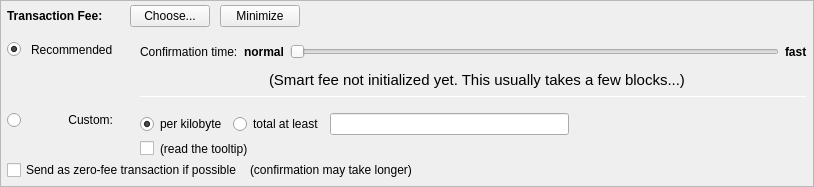
         <widget class="QFrame" name="frameFee">
          <property name="sizePolicy">
           <sizepolicy hsizetype="Expanding" vsizetype="Expanding">
            <horstretch>0</horstretch>
            <verstretch>0</verstretch>
           </sizepolicy>
          </property>
          <property name="maximumSize">
           <size>
            <width>16777215</width>
            <height>16777215</height>
           </size>
          </property>
          <property name="frameShape">
           <enum>QFrame::StyledPanel</enum>
          </property>
          <property name="frameShadow">
           <enum>QFrame::Sunken</enum>
          </property>
          <layout class="QVBoxLayout" name="verticalLayoutFee1">
           <property name="spacing">
            <number>0</number>
           </property>
           <property name="leftMargin">
            <number>0</number>
           </property>
           <property name="topMargin">
            <number>0</number>
           </property>
           <property name="rightMargin">
            <number>0</number>
           </property>
           <property name="bottomMargin">
            <number>0</number>
           </property>
           <item>
            <layout class="QVBoxLayout" name="verticalLayoutFee2" stretch="0,0,0">
             <property name="spacing">
              <number>0</number>
             </property>
             <property name="leftMargin">
              <number>6</number>
             </property>
             <property name="topMargin">
              <number>0</number>
             </property>
             <property name="rightMargin">
              <number>6</number>
             </property>
             <item>
              <layout class="QHBoxLayout" name="horizontalLayoutFee1">
               <property name="bottomMargin">
                <number>0</number>
               </property>
               <item>
                <layout class="QVBoxLayout" name="verticalLayoutFee7">
                 <property name="spacing">
                  <number>0</number>
                 </property>
                 <item>
                  <spacer name="verticalSpacerSmartFee">
                   <property name="orientation">
                    <enum>Qt::Vertical</enum>
                   </property>
                   <property name="sizeType">
                    <enum>QSizePolicy::Fixed</enum>
                   </property>
                   <property name="sizeHint" stdset="0">
                    <size>
                     <width>1</width>
                     <height>4</height>
                    </size>
                   </property>
                  </spacer>
                 </item>
                 <item>
                  <layout class="QHBoxLayout" name="horizontalLayoutSmartFee">
                   <property name="spacing">
                    <number>10</number>
                   </property>
                   <item>
                    <widget class="QLabel" name="labelFeeHeadline">
                     <property name="sizePolicy">
                      <sizepolicy hsizetype="Preferred" vsizetype="Maximum">
                       <horstretch>0</horstretch>
                       <verstretch>0</verstretch>
                      </sizepolicy>
                     </property>
                     <property name="font">
                      <font>
                       <weight>75</weight>
                       <bold>true</bold>
                      </font>
                     </property>
                     <property name="styleSheet">
                      <string notr="true">font-weight:bold;</string>
                     </property>
                     <property name="text">
                      <string>Transaction Fee:</string>
                     </property>
                    </widget>
                   </item>
                   <item>
                    <widget class="QLabel" name="labelFeeMinimized">
                     <property name="text">
                      <string/>
                     </property>
                    </widget>
                   </item>
                   <item>
                    <widget class="QPushButton" name="buttonChooseFee">
                     <property name="text">
                      <string>Choose...</string>
                     </property>
                    </widget>
                   </item>
                   <item>
                    <widget class="QPushButton" name="buttonMinimizeFee">
                     <property name="toolTip">
                      <string>collapse fee-settings</string>
                     </property>
                     <property name="text">
                      <string>Minimize</string>
                     </property>
                    </widget>
                   </item>
                  </layout>
                 </item>
                 <item>
                  <spacer name="verticalSpacer_5">
                   <property name="orientation">
                    <enum>Qt::Vertical</enum>
                   </property>
                   <property name="sizeHint" stdset="0">
                    <size>
                     <width>1</width>
                     <height>1</height>
                    </size>
                   </property>
                  </spacer>
                 </item>
                </layout>
               </item>
               <item>
                <spacer name="horizontalSpacer_4">
                 <property name="orientation">
                  <enum>Qt::Horizontal</enum>
                 </property>
                 <property name="sizeHint" stdset="0">
                  <size>
                   <width>40</width>
                   <height>20</height>
                  </size>
                 </property>
                </spacer>
               </item>
              </layout>
             </item>
             <item>
              <widget class="QFrame" name="frameFeeSelection">
               <layout class="QVBoxLayout" name="verticalLayoutFee12">
                <property name="spacing">
                 <number>0</number>
                </property>
                <property name="leftMargin">
                 <number>0</number>
                </property>
                <property name="topMargin">
                 <number>0</number>
                </property>
                <property name="rightMargin">
                 <number>0</number>
                </property>
                <property name="bottomMargin">
                 <number>0</number>
                </property>
                <item>
                 <layout class="QGridLayout" name="gridLayoutFee">
                  <property name="topMargin">
                   <number>10</number>
                  </property>
                  <property name="bottomMargin">
                   <number>4</number>
                  </property>
                  <property name="horizontalSpacing">
                   <number>10</number>
                  </property>
                  <property name="verticalSpacing">
                   <number>4</number>
                  </property>
                  <item row="2" column="0">
                   <layout class="QVBoxLayout" name="verticalLayoutFee4" stretch="0">
                    <item>
                     <spacer name="verticalSpacer_2">
                      <property name="orientation">
                       <enum>Qt::Vertical</enum>
                      </property>
                      <property name="sizeHint" stdset="0">
                       <size>
                        <width>1</width>
                        <height>1</height>
                       </size>
                      </property>
                     </spacer>
                    </item>
                   </layout>
                  </item>
                  <item row="3" column="0">
                   <layout class="QVBoxLayout" name="verticalLayoutFee9" stretch="0,1">
                    <item>
                     <widget class="QRadioButton" name="radioCustomFee">
                      <property name="text">
                       <string/>
                      </property>
                      <attribute name="buttonGroup">
                       <string notr="true">groupFee</string>
                      </attribute>
                     </widget>
                    </item>
                    <item>
                     <spacer name="verticalSpacer_6">
                      <property name="orientation">
                       <enum>Qt::Vertical</enum>
                      </property>
                      <property name="sizeHint" stdset="0">
                       <size>
                        <width>1</width>
                        <height>1</height>
                       </size>
                      </property>
                     </spacer>
                    </item>
                   </layout>
                  </item>
                  <item row="3" column="1">
                   <widget class="QLabel" name="labelCustomFee">
                    <property name="text">
                     <string>Custom:</string>
                    </property>
                    <property name="alignment">
                     <set>Qt::AlignRight|Qt::AlignTop|Qt::AlignTrailing</set>
                    </property>
                   </widget>
                  </item>
                  <item row="3" column="4">
                   <layout class="QVBoxLayout" name="verticalLayoutFee8">
                    <property name="spacing">
                     <number>6</number>
                    </property>
                    <item>
                     <layout class="QHBoxLayout" name="horizontalLayoutFee13">
                      <item>
                       <widget class="QRadioButton" name="radioCustomPerKilobyte">
                        <property name="toolTip">
                         <string>If the custom fee is set to 1000 uZDCs and the transaction is only 250 bytes, then &quot;per kilobyte&quot; only pays 250 uZDCs in fee,&lt;br /&gt;while &quot;at least&quot; pays 1000 uZDCs. For transactions bigger than a kilobyte both pay by kilobyte.</string>
                        </property>
                        <property name="text">
                         <string>per kilobyte</string>
                        </property>
                        <property name="checked">
                         <bool>true</bool>
                        </property>
                        <attribute name="buttonGroup">
                         <string notr="true">groupCustomFee</string>
                        </attribute>
                       </widget>
                      </item>
                      <item>
                       <widget class="QRadioButton" name="radioCustomAtLeast">
                        <property name="toolTip">
                         <string>If the custom fee is set to 1000 uZDCs and the transaction is only 250 bytes, then &quot;per kilobyte&quot; only pays 250 uZDCs in fee,&lt;br /&gt;while &quot;total at least&quot; pays 1000 uZDCs. For transactions bigger than a kilobyte both pay by kilobyte.</string>
                        </property>
                        <property name="text">
                         <string>total at least</string>
                        </property>
                        <attribute name="buttonGroup">
                         <string notr="true">groupCustomFee</string>
                        </attribute>
                       </widget>
                      </item>
                      <item>
                       <widget class="BitcoinAmountField" name="customFee"/>
                      </item>
                      <item>
                       <spacer name="horizontalSpacer_6">
                        <property name="orientation">
                         <enum>Qt::Horizontal</enum>
                        </property>
                        <property name="sizeHint" stdset="0">
                         <size>
                          <width>1</width>
                          <height>1</height>
                         </size>
                        </property>
                       </spacer>
                      </item>
                     </layout>
                    </item>
                    <item>
                     <layout class="QHBoxLayout" name="horizontalLayoutFee8">
                      <item>
                       <widget class="QCheckBox" name="checkBoxMinimumFee">
                        <property name="toolTip">
                         <string>Paying only the minimum fee is just fine as long as there is less transaction volume than space in the blocks.&lt;br /&gt;But be aware that this can end up in a never confirming transaction once there is more demand for Zodiac transactions than the network can process.</string>
                        </property>
                        <property name="text">
                         <string/>
                        </property>
                       </widget>
                      </item>
                      <item>
                       <widget class="QLabel" name="labelMinFeeWarning">
                        <property name="enabled">
                         <bool>true</bool>
                        </property>
                        <property name="toolTip">
                         <string>Paying only the minimum fee is just fine as long as there is less transaction volume than space in the blocks.&lt;br /&gt;But be aware that this can end up in a never confirming transaction once there is more demand for Zodiac transactions than the network can process.</string>
                        </property>
                        <property name="text">
                         <string>(read the tooltip)</string>
                        </property>
                        <property name="margin">
                         <number>5</number>
                        </property>
                       </widget>
                      </item>
                      <item>
                       <spacer name="horizontalSpacer_2">
                        <property name="orientation">
                         <enum>Qt::Horizontal</enum>
                        </property>
                        <property name="sizeHint" stdset="0">
                         <size>
                          <width>1</width>
                          <height>1</height>
                         </size>
                        </property>
                       </spacer>
                      </item>
                     </layout>
                    </item>
                   </layout>
                  </item>
                  <item row="1" column="1">
                   <widget class="QLabel" name="labelSmartFee_2">
                    <property name="text">
                     <string>Recommended</string>
                    </property>
                   </widget>
                  </item>
                  <item row="0" column="4" rowspan="3">
                   <layout class="QVBoxLayout" name="verticalLayoutFee3" stretch="0,0,0,0,1,0">
                    <property name="spacing">
                     <number>6</number>
                    </property>
                    <property name="topMargin">
                     <number>2</number>
                    </property>
                    <property name="bottomMargin">
                     <number>0</number>
                    </property>
                    <item>
                     <layout class="QHBoxLayout" name="horizontalLayoutFee9">
                      <item>
                       <widget class="QLabel" name="labelSmartFee3">
                        <property name="text">
                         <string>Confirmation time:</string>
                        </property>
                        <property name="margin">
                         <number>2</number>
                        </property>
                       </widget>
                      </item>
                      <item>
                       <widget class="QLabel" name="labelSmartFeeNormal">
                        <property name="font">
                         <font>
                          <weight>75</weight>
                          <bold>true</bold>
                         </font>
                        </property>
                        <property name="text">
                         <string>normal</string>
                        </property>
                        <property name="margin">
                         <number>2</number>
                        </property>
                       </widget>
                      </item>
                      <item>
                       <widget class="QSlider" name="sliderSmartFee">
                        <property name="minimumSize">
                         <size>
                          <width>0</width>
                          <height>24</height>
                         </size>
                        </property>
                        <property name="minimum">
                         <number>0</number>
                        </property>
                        <property name="maximum">
                         <number>24</number>
                        </property>
                        <property name="pageStep">
                         <number>1</number>
                        </property>
                        <property name="value">
                         <number>0</number>
                        </property>
                        <property name="orientation">
                         <enum>Qt::Horizontal</enum>
                        </property>
                        <property name="invertedAppearance">
                         <bool>false</bool>
                        </property>
                        <property name="invertedControls">
                         <bool>false</bool>
                        </property>
                        <property name="tickPosition">
                         <enum>QSlider::NoTicks</enum>
                        </property>
                       </widget>
                      </item>
                      <item>
                       <widget class="QLabel" name="labelSmartFeeFast">
                        <property name="font">
                         <font>
                          <weight>75</weight>
                          <bold>true</bold>
                         </font>
                        </property>
                        <property name="text">
                         <string>fast</string>
                        </property>
                       </widget>
                      </item>
                     </layout>
                    </item>
                    <item>
                     <layout class="QHBoxLayout" name="horizontalLayout_recommended_texts">
                      <property name="spacing">
                       <number>0</number>
                      </property>
                      <item>
                       <spacer name="horizontalSpacer_8">
                        <property name="orientation">
                         <enum>Qt::Horizontal</enum>
                        </property>
                        <property name="sizeHint" stdset="0">
                         <size>
                          <width>100</width>
                          <height>20</height>
                         </size>
                        </property>
                       </spacer>
                      </item>
                      <item>
                       <widget class="QLabel" name="labelFeeEstimation">
                        <property name="text">
                         <string/>
                        </property>
                        <property name="margin">
                         <number>2</number>
                        </property>
                       </widget>
                      </item>
                      <item>
                       <widget class="QLabel" name="labelSmartFee2">
                        <property name="font">
                         <font>
                          <pointsize>11</pointsize>
                         </font>
                        </property>
                        <property name="text">
                         <string>(Smart fee not initialized yet. This usually takes a few blocks...)</string>
                        </property>
                        <property name="alignment">
                         <set>Qt::AlignLeading|Qt::AlignLeft|Qt::AlignVCenter</set>
                        </property>
                        <property name="wordWrap">
                         <bool>false</bool>
                        </property>
                        <property name="margin">
                         <number>2</number>
                        </property>
                        <property name="indent">
                         <number>-1</number>
                        </property>
                       </widget>
                      </item>
                      <item>
                       <spacer name="horizontalSpacer_3">
                        <property name="orientation">
                         <enum>Qt::Horizontal</enum>
                        </property>
                        <property name="sizeHint" stdset="0">
                         <size>
                          <width>40</width>
                          <height>20</height>
                         </size>
                        </property>
                       </spacer>
                      </item>
                     </layout>
                    </item>
                    <item>
                     <widget class="Line" name="line_2">
                      <property name="minimumSize">
                       <size>
                        <width>0</width>
                        <height>1</height>
                       </size>
                      </property>
                      <property name="maximumSize">
                       <size>
                        <width>16777215</width>
                        <height>1</height>
                       </size>
                      </property>
                      <property name="orientation">
                       <enum>Qt::Horizontal</enum>
                      </property>
                     </widget>
                    </item>
                    <item>
                     <layout class="QHBoxLayout" name="horizontalLayoutFee12">
                      <item>
                       <spacer name="horizontalSpacer_5">
                        <property name="orientation">
                         <enum>Qt::Horizontal</enum>
                        </property>
                        <property name="sizeHint" stdset="0">
                         <size>
                          <width>1</width>
                          <height>1</height>
                         </size>
                        </property>
                       </spacer>
                      </item>
                     </layout>
                    </item>
                    <item>
                     <spacer name="verticalSpacer_4">
                      <property name="orientation">
                       <enum>Qt::Vertical</enum>
                      </property>
                      <property name="sizeHint" stdset="0">
                       <size>
                        <width>1</width>
                        <height>1</height>
                       </size>
                      </property>
                     </spacer>
                    </item>
                    <item>
                     <spacer name="verticalSpacer_3">
                      <property name="orientation">
                       <enum>Qt::Vertical</enum>
                      </property>
                      <property name="sizeHint" stdset="0">
                       <size>
                        <width>20</width>
                        <height>10</height>
                       </size>
                      </property>
                     </spacer>
                    </item>
                   </layout>
                  </item>
                  <item row="1" column="2">
                   <widget class="QLabel" name="labelSmartFee">
                    <property name="text">
                     <string/>
                    </property>
                    <property name="margin">
                     <number>2</number>
                    </property>
                   </widget>
                  </item>
                  <item row="1" column="0">
                   <widget class="QRadioButton" name="radioSmartFee">
                    <property name="text">
                     <string/>
                    </property>
                    <property name="checked">
                     <bool>true</bool>
                    </property>
                    <attribute name="buttonGroup">
                     <string notr="true">groupFee</string>
                    </attribute>
                   </widget>
                  </item>
                 </layout>
                </item>
                <item>
                 <layout class="QHBoxLayout" name="horizontalLayoutFee5" stretch="0,0,0">
                  <property name="spacing">
                   <number>8</number>
                  </property>
                  <property name="bottomMargin">
                   <number>4</number>
                  </property>
                  <item>
                   <widget class="QCheckBox" name="checkBoxFreeTx">
                    <property name="text">
                     <string>Send as zero-fee transaction if possible</string>
                    </property>
                   </widget>
                  </item>
                  <item>
                   <widget class="QLabel" name="labelFreeTx">
                    <property name="text">
                     <string>(confirmation may take longer)</string>
                    </property>
                    <property name="margin">
                     <number>5</number>
                    </property>
                   </widget>
                  </item>
                  <item>
                   <spacer name="horizontalSpacerFee5">
                    <property name="orientation">
                     <enum>Qt::Horizontal</enum>
                    </property>
                    <property name="sizeHint" stdset="0">
                     <size>
                      <width>1</width>
                      <height>1</height>
                     </size>
                    </property>
                   </spacer>
                  </item>
                 </layout>
                </item>
                <item>
                 <spacer name="verticalSpacerFee2">
                  <property name="orientation">
                   <enum>Qt::Vertical</enum>
                  </property>
                  <property name="sizeHint" stdset="0">
                   <size>
                    <width>1</width>
                    <height>1</height>
                   </size>
                  </property>
                 </spacer>
                </item>
               </layout>
              </widget>
             </item>
             <item>
              <spacer name="verticalSpacerFee">
               <property name="orientation">
                <enum>Qt::Vertical</enum>
               </property>
               <property name="sizeHint" stdset="0">
                <size>
                 <width>800</width>
                 <height>1</height>
                </size>
               </property>
              </spacer>
             </item>
            </layout>
           </item>
          </layout>
         </widget>
